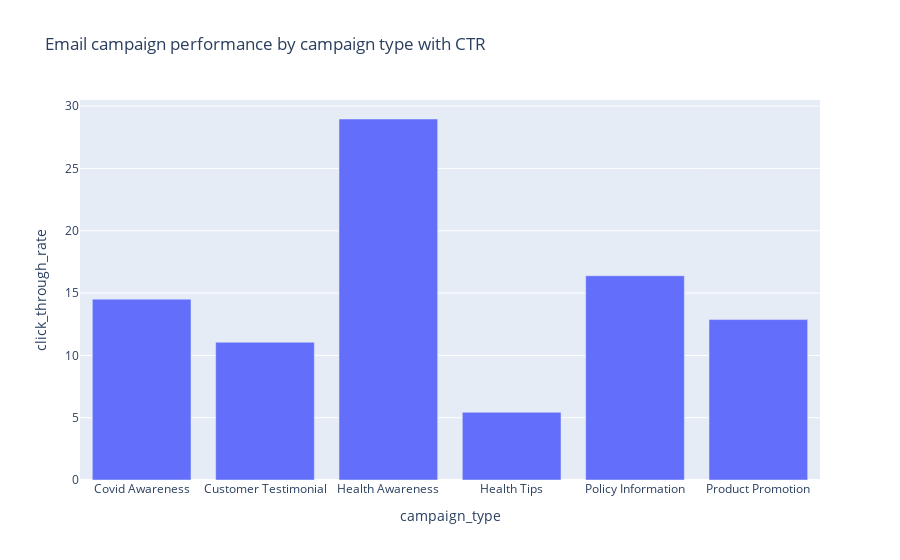

The code cell stored with this chart in its notebook:
### Code cell
fig = px.bar(data_frame=df_campaign_plat_reset[df_campaign_plat_reset['platform']=="Email"],
             x= 'campaign_type',
             y='click_through_rate',
             title="Email campaign performance by campaign type with CTR")

fig.show()
fig.write_image(r'../plots/Email campaign performance by campaign type with CTR.png')

### Figure 1 — Plotly figure (JSON) as saved in the notebook; plotly's stock layout.template omitted (floating-point values rounded to 4 significant figures)
{"data": [{"alignmentgroup": "True", "hovertemplate": "campaign_type=%{x}<br>click_through_rate=%{y}<extra></extra>", "legendgroup": "", "marker": {"color": "#636efa", "pattern": {"shape": ""}}, "name": "", "offsetgroup": "", "orientation": "v", "showlegend": false, "textposition": "auto", "type": "bar", "x": ["Covid Awareness", "Customer Testimonial", "Health Awareness", "Health Tips", "Policy Information", "Product Promotion"], "xaxis": "x", "y": [14.51, 11.06, 28.97, 5.434, 16.39, 12.87], "yaxis": "y"}], "layout": {"barmode": "relative", "legend": {"tracegroupgap": 0}, "title": {"text": "Email campaign performance by campaign type with CTR"}, "xaxis": {"anchor": "y", "domain": [0, 1], "title": {"text": "campaign_type"}}, "yaxis": {"anchor": "x", "domain": [0, 1], "title": {"text": "click_through_rate"}}}}
